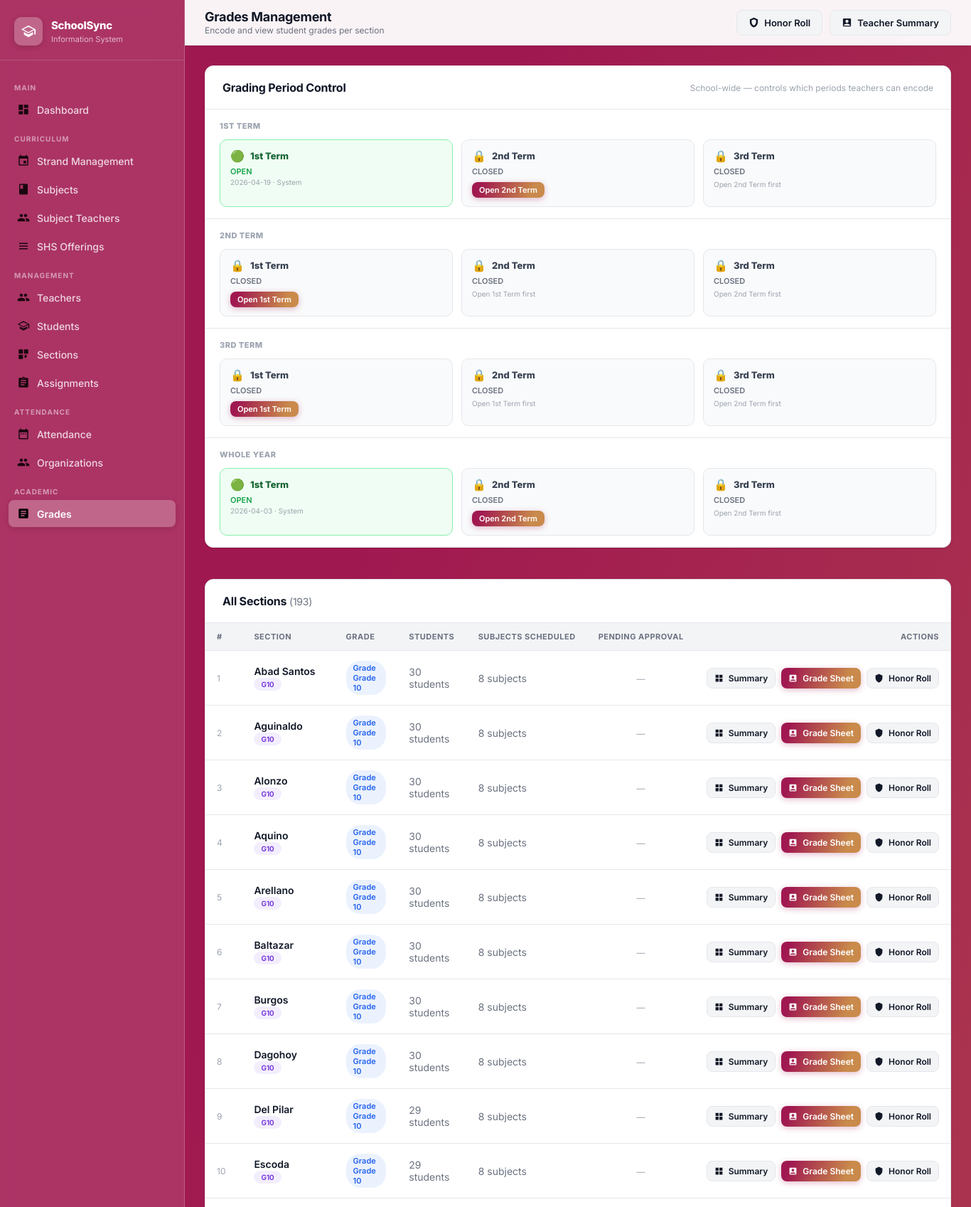
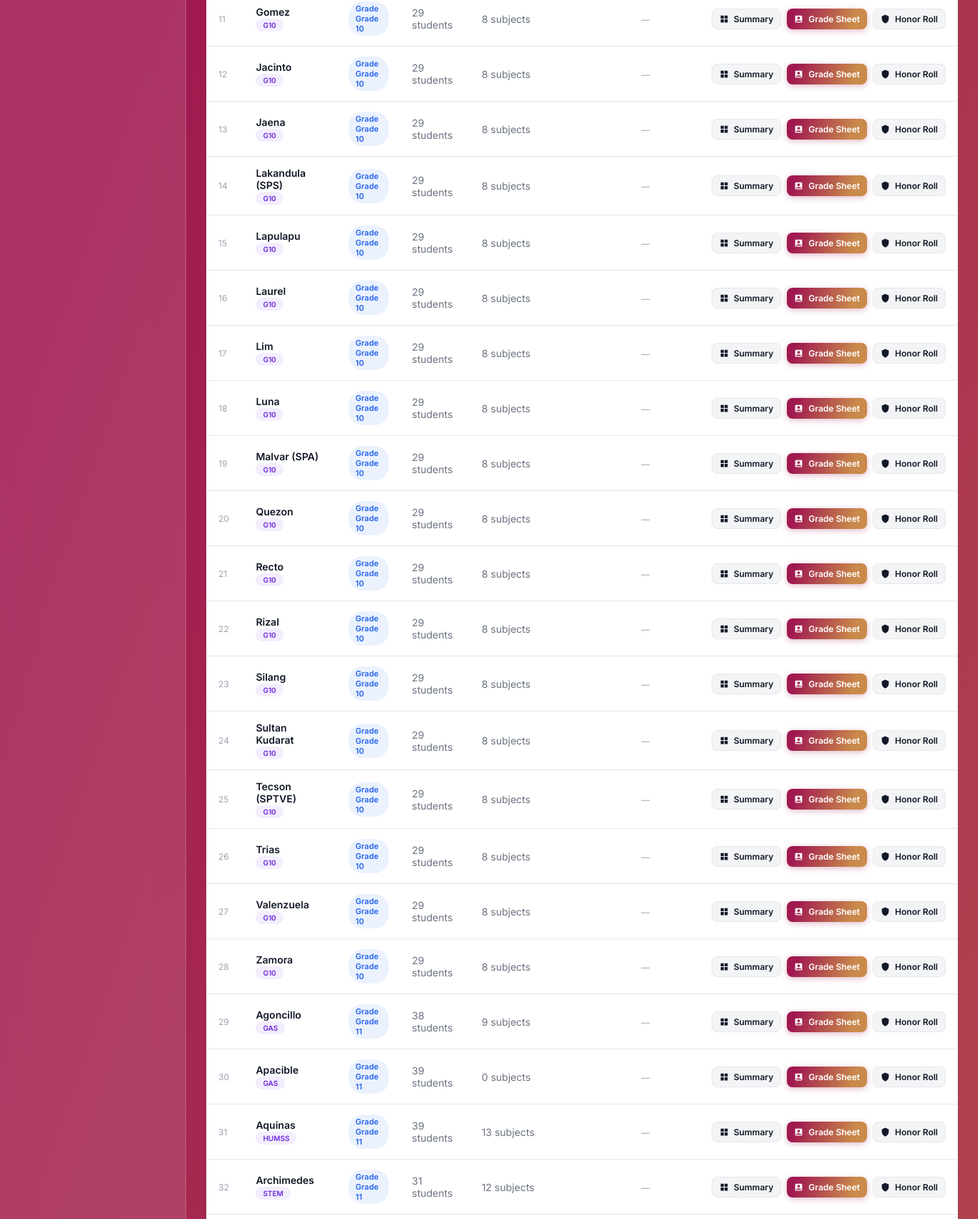
The app's page /grades (signed in, upper part) with its own data (2 pictures, top to bottom).
### tables this page shows
CREATE TABLE "grading_period_settings" (    id         INTEGER PRIMARY KEY AUTOINCREMENT,    period     TEXT NOT NULL,    semester   TEXT NOT NULL DEFAULT '1st Semester',    is_open    INTEGER NOT NULL DEFAULT 0,    opened_at  TEXT,    opened_by  TEXT,    UNIQUE(period, semester));

CREATE TABLE sections (
        id INTEGER PRIMARY KEY AUTOINCREMENT,
        grade_level TEXT NOT NULL, section_name TEXT NOT NULL, adviser_id INTEGER, student_limit INTEGER DEFAULT 40, strand_id INTEGER REFERENCES strands(id) ON DELETE SET NULL,
        FOREIGN KEY (adviser_id) REFERENCES teachers(id) ON DELETE SET NULL);

CREATE TABLE strands (
        id INTEGER PRIMARY KEY AUTOINCREMENT,
        strand_code TEXT UNIQUE NOT NULL, strand_name TEXT NOT NULL, description TEXT);

### app.py (the view)
@app.route('/grades')
@login_required
def grades_home():
    conn = get_db()
    sections_raw = conn.execute("""
        SELECT s.id, s.section_name, s.grade_level,
               st.strand_code,
               (SELECT COUNT(*) FROM students st2 WHERE st2.section_id = s.id) AS student_count,
               (SELECT COUNT(DISTINCT sc.subject_id) FROM schedules sc WHERE sc.section_id = s.id) AS subject_count
        FROM sections s
        LEFT JOIN strands st ON s.strand_id = st.id
        ORDER BY s.grade_level, s.section_name
    """).fetchall()
    pending_rows = conn.execute(
        "SELECT section_id, COUNT(*) AS cnt FROM grade_submissions WHERE status='Submitted' GROUP BY section_id"
    ).fetchall()
    pending_by_sec = {r['section_id']: r['cnt'] for r in pending_rows}
    total_pending = sum(pending_by_sec.values())
    sections = []
    for s in sections_raw:
        d = dict(s)
        d['pending_count'] = pending_by_sec.get(s['id'], 0)
        sections.append(d)
    period_settings_raw = get_period_settings(conn)
    open_periods        = get_open_periods(conn)
    conn.close()
    sem_period_settings = {}
    for (period, sem), ps in period_settings_raw.items():
        sem_period_settings.setdefault(sem, {})[period] = ps
    return render_template('grades_home.html', sections=sections, pending_count=total_pending,
                           sem_period_settings=sem_period_settings,
                           open_periods=open_periods, all_periods=ALL_TERMS)

### app.py (called while the page is built)
def get_db():
    conn = sqlite3.connect(DATABASE)
    conn.row_factory = sqlite3.Row
    conn.execute("PRAGMA foreign_keys = ON")
    return conn

def login_required(f):
    @wraps(f)
    def decorated(*args, **kwargs):
        if 'admin_id' not in session:
            return redirect(url_for('login'))
        return f(*args, **kwargs)
    return decorated

def get_open_periods(conn):
    rows = conn.execute(
        "SELECT period FROM grading_period_settings WHERE is_open=1"
    ).fetchall()
    open_set = {r['period'] for r in rows}
    return [p for p in ALL_TERMS if p in open_set]

def get_period_settings(conn):
    rows = conn.execute("SELECT * FROM grading_period_settings ORDER BY semester, id").fetchall()
    result = {}
    for r in rows:
        key = (r['period'], r['semester'])
        result[key] = dict(r)
    return result

### templates/grades_home.html (shortened to what this page needs)
{% extends "layout.html" %}
{% block page_title %}Grades Management{% endblock %}
{% block page_subtitle %}Encode and view student grades per section{% endblock %}
{% block header_actions %}
  <a href="{{ url_for('honor_roll') }}" class="btn btn-secondary">
    <svg viewBox="0 0 24 24" fill="currentColor" style="width:15px;height:15px;"><path d="M12 1L3 5v6c0 5.55 3.84 10.74 9 12 5.16-1.26 9-6.45 9-12V5l-9-4zm0 4l5 2.18V11c0 3.5-2.33 6.79-5 7.93-2.67-1.14-5-4.43-5-7.93V7.18L12 5z"/></svg>
    Honor Roll
  </a>
  <a href="{{ url_for('grade_teacher_summary') }}" class="btn btn-secondary">
    Teacher Summary
  </a>
{% endblock %}
{% block content %}
<div class="content-card" style="margin-bottom:20px;">
  <div class="card-header">
    <h2>Grading Period Control</h2>
    <span style="font-size:12px;color:var(--text-muted);">School-wide — controls which periods teachers can encode</span>
  </div>
  {% set semesters_list = ['1st Term', '2nd Term', '3rd Term', 'Whole Year'] %}
  {% for sem_name in semesters_list %}
  {% set sem_ps = sem_period_settings.get(sem_name, {}) %}
  <div style="padding:16px 20px;{% if not loop.last %}border-bottom:1px solid var(--border);{% endif %}">
    <div style="font-size:11px;font-weight:800;text-transform:uppercase;letter-spacing:.5px;color:var(--text-muted);margin-bottom:12px;">
      {{ sem_name }}
    </div>
    <div style="display:flex;gap:12px;flex-wrap:wrap;">
      {% for p in all_periods %}
      {% set ps = sem_ps.get(p, {}) %}
      {% set is_open = ps.get('is_open', 0) %}
      {% set pidx = loop.index0 %}
      {% set prev = all_periods[pidx-1] if pidx > 0 else None %}
      {% set prev_ps = sem_ps.get(prev, {}) if prev else {} %}
      {% set prev_open = prev_ps.get('is_open', 0) if prev else 1 %}
      <div style="flex:1;min-width:140px;border:1.5px solid {{ '#86efac' if is_open else '#e5e7eb' }};border-radius:10px;padding:12px 14px;background:{{ '#f0fdf4' if is_open else '#f9fafb' }};">
        <div style="display:flex;align-items:center;gap:8px;margin-bottom:5px;">
          <span style="font-size:16px;">{{ '🟢' if is_open else '🔒' }}</span>
          <span style="font-weight:800;font-size:13px;color:{{ '#166534' if is_open else '#374151' }};">{{ p }}</span>
        </div>
        {% if is_open %}
          <div style="font-size:11px;color:#16a34a;font-weight:600;">OPEN</div>
          {% if ps.get('opened_at') %}
          <div style="font-size:10px;color:var(--text-muted);margin-top:2px;">
            {{ ps.opened_at[:10] }}{% if ps.opened_by %} · {{ ps.opened_by }}{% endif %}
          </div>
          {% endif %}
        {% else %}
          <div style="font-size:11px;color:#6b7280;font-weight:600;">CLOSED</div>
          {% if prev_open %}
          <form method="POST" action="{{ url_for('open_next_period') }}" style="margin-top:8px;">
            <button type="submit" class="btn btn-primary btn-sm"
              onclick="return confirm('Open {{ p }} for {{ sem_name }}?')"
              style="font-size:11px;padding:4px 10px;">
              Open {{ p }}
            </button>
          </form>
          {% else %}
          <div style="font-size:10px;color:#9ca3af;margin-top:5px;">Open {{ prev }} first</div>
          {% endif %}
        {% endif %}
      </div>
      {% endfor %}
    </div>
  </div>
  {% endfor %}
</div>
<div class="content-card">
  <div class="card-header">
    <h2>All Sections <span style="font-weight:400;color:#6b7280;font-size:14px;">({{ sections|length }})</span></h2>
  </div>
  {% if sections %}
  <div class="data-table-wrap">
    <table class="data-table">
      <thead>
        <tr>
          <th>#</th>
          <th>Section</th>
          <th>Grade</th>
          <th>Students</th>
          <th>Subjects Scheduled</th>
          <th style="text-align:center;">Pending Approval</th>
          <th style="text-align:right;">Actions</th>
        </tr>
      </thead>
      <tbody>
        {% for sec in sections %}
        <tr>
          <td style="color:#9ca3af;font-size:12px;">{{ loop.index }}</td>
          <td>
            <div style="font-weight:600;">{{ sec.section_name }}</div>
            {% if sec.strand_code %}<span class="badge badge-strand" style="font-size:10px;">{{ sec.strand_code }}</span>{% endif %}
          </td>
          <td><span class="badge badge-grade">Grade {{ sec.grade_level }}</span></td>
          <td style="color:#6b7280;">{{ sec.student_count }} student{{ 's' if sec.student_count != 1 else '' }}</td>
          <td style="color:#6b7280;">{{ sec.subject_count }} subject{{ 's' if sec.subject_count != 1 else '' }}</td>
          <td style="text-align:center;">
            {% set sp = sec.pending_count %}
            {% if sp > 0 %}
            <span style="display:inline-flex;align-items:center;gap:4px;padding:2px 10px;border-radius:99px;font-size:11px;font-weight:700;background:#dbeafe;color:#1e40af;border:1px solid #bfdbfe;">
              📤 {{ sp }}
            </span>
            {% else %}
            <span style="color:var(--text-muted);font-size:12px;">—</span>
            {% endif %}
          </td>
          <td style="text-align:right;">
            <div style="display:flex;gap:8px;justify-content:flex-end;">
              <a href="{{ url_for('grade_summary', sec_id=sec.id) }}" class="btn btn-secondary btn-sm">
                <svg viewBox="0 0 24 24" fill="currentColor"><path d="M3 3h8v8H3zm10 0h8v8h-8zM3 13h8v8H3zm10 0h8v8h-8z"/></svg>
                Summary
              </a>
              <a href="{{ url_for('grade_sheet', sec_id=sec.id) }}" class="btn btn-primary btn-sm">
                <svg viewBox="0 0 24 24" fill="currentColor"><path d="M19 3H5c-1.1 0-2 .9-2 2v14c0 1.1.9 2 2 2h14c1.1 0 2-.9 2-2V5c0-1.1-.9-2-2-2zm-7 3c1.93 0 3.5 1.57 3.5 3.5S13.93 13 12 13s-3.5-1.57-3.5-3.5S10.07 6 12 6zm7 13H5v-.23c0-.62.28-1.2.76-1.58C7.47 15.82 9.64 15 12 15s4.53.82 6.24 2.19c.48.38.76.97.76 1.58V19z"/></svg>
                Grade Sheet
              </a>
              <a href="{{ url_for('honor_roll', section_id=sec.id) }}" class="btn btn-secondary btn-sm">
                <svg viewBox="0 0 24 24" fill="currentColor"><path d="M12 1L3 5v6c0 5.55 3.84 10.74 9 12 5.16-1.26 9-6.45 9-12V5l-9-4z"/></svg>
                Honor Roll
              </a>
            </div>
          </td>
        </tr>
        {% endfor %}
      </tbody>
    </table>
  </div>
  {% endif %}
</div>
{% endblock %}

### static/css/style.css (style rules this page uses)
:root { --brand-gradient: linear-gradient(109deg, rgba(160,24,80,1) 11.2%, rgba(201,138,75,1) 81.7%); --blue-course: linear-gradient(90deg, rgba(46,129,211,1) 0%, rgba(25,70,171,1) 100%); --teal-course: linear-gradient(90deg, rgba(76,187,149,1) 0%, rgba(38,117,105,1) 100%); --yellow-course: linear-gradient(90deg, rgba(241,218,0,1) 0%, rgba(233,164,0,1) 100%); --pink-course: linear-gradient(90deg, rgba(208,53,141,1) 0%, rgba(131,10,78,1) 100%); --dark-teal-course: linear-gradient(90deg, rgba(107,53,202,1) 0%, rgba(72,23,155,1) 100%); --medium-blue-course: linear-gradient(90deg, rgba(56,61,201,1) 0%, rgba(19,21,128,1) 100%); --mint-green-course: linear-gradient(90deg, rgba(87,209,218,1) 0%, rgba(41,123,146,1) 100%); --green-course: linear-gradient(90deg, rgba(87,219,56,1) 0%, rgba(52,164,50,1) 100%); --orange-course: linear-gradient(90deg, rgba(235,154,48,1) 0%, rgba(218,86,15,1) 100%); --slate-blue-course: linear-gradient(90deg, rgba(50,103,153,1) 0%, rgba(18,57,96,1) 100%); --dark-green-course: linear-gradient(90deg, rgba(49,123,100,1) 0%, rgba(22,71,79,1) 100%); --orange-red-course: linear-gradient(90deg, #f26a21 0%, #c0392b 100%); --sidebar-width: 260px; --header-height: 64px; --radius-sm: 8px; --radius-md: 12px; --radius-lg: 16px; --shadow-sm: 0 1px 3px rgba(0,0,0,.08), 0 1px 2px rgba(0,0,0,.04); --shadow-md: 0 4px 12px rgba(0,0,0,.10), 0 2px 4px rgba(0,0,0,.06); --shadow-lg: 0 10px 30px rgba(0,0,0,.14), 0 4px 8px rgba(0,0,0,.08); --text-primary: #111827; --text-secondary: #6b7280; --text-muted: #9ca3af; --border: #e5e7eb; --bg-page: #f3f4f6; --bg-white: #ffffff; --danger: #ef4444; --success: #22c55e; }
*,*::before,*::after { box-sizing:border-box;margin:0;padding:0 }
html { scroll-behavior:smooth }
body { font-family:'Inter',sans-serif;font-size:14px;color:var(--text-primary);background:var(--brand-gradient);min-height:100vh;-webkit-font-smoothing:antialiased }
a { text-decoration:none;color:inherit }
.header-actions .btn { white-space:nowrap }
.content-card { background:var(--bg-white);border-radius:var(--radius-md);box-shadow:var(--shadow-sm);border:1px solid var(--border);overflow:hidden }
.card-header { padding:20px 24px;border-bottom:1px solid var(--border);display:flex;align-items:center;justify-content:space-between;flex-wrap:wrap;gap:12px }
.card-header h2 { font-size:16px;font-weight:700;color:var(--text-primary);letter-spacing:-.2px }
.btn { display:inline-flex;align-items:center;gap:7px;padding:9px 16px;border-radius:var(--radius-sm);font-family:'Inter',sans-serif;font-size:13px;font-weight:600;cursor:pointer;border:none;transition:opacity .2s,transform .15s,box-shadow .2s;white-space:nowrap }
.btn svg { width:15px;height:15px }
.btn-primary { background:var(--brand-gradient);color:white;box-shadow:0 2px 8px rgba(160,24,80,.3) }
.btn-secondary { background:var(--bg-page);color:var(--text-primary);border:1px solid var(--border) }
.btn-sm { padding:6px 10px;font-size:12px }
.btn-sm svg { width:13px;height:13px }
.data-table-wrap { overflow-x:auto }
.data-table { width:100%;border-collapse:collapse }
.data-table th { padding:12px 16px;text-align:left;font-size:11px;font-weight:700;color:var(--text-secondary);text-transform:uppercase;letter-spacing:.5px;background:var(--bg-page);border-bottom:1px solid var(--border);white-space:nowrap }
.data-table td { padding:14px 16px;font-size:14px;border-bottom:1px solid var(--border);color:var(--text-primary);vertical-align:middle }
.badge { display:inline-flex;align-items:center;padding:3px 10px;border-radius:20px;font-size:11px;font-weight:600 }
.badge-grade { background:rgba(59,130,246,.1);color:#2563eb }
.badge-strand { background:rgba(139,92,246,.1);color:#6d28d9 }

### records on screen
grading_period_settings: opened_at "2026-04-19", opened_by "System"
grading_period_settings: opened_at "2026-04-03", opened_by "System"
sections: section_name "Abad Santos", strand_code "G10", grade_level "Grade 10", student_count "30", student_count "s", subject_count "8", subject_count "s"
sections: section_name "Aguinaldo", strand_code "G10", grade_level "Grade 10", student_count "30", student_count "s", subject_count "8", subject_count "s"
sections: section_name "Alonzo", strand_code "G10", grade_level "Grade 10", student_count "30", student_count "s", subject_count "8", subject_count "s"
sections: section_name "Aquino", strand_code "G10", grade_level "Grade 10", student_count "30", student_count "s", subject_count "8", subject_count "s"
sections: section_name "Arellano", strand_code "G10", grade_level "Grade 10", student_count "30", student_count "s", subject_count "8", subject_count "s"
sections: section_name "Baltazar", strand_code "G10", grade_level "Grade 10", student_count "30", student_count "s", subject_count "8", subject_count "s"
sections: section_name "Burgos", strand_code "G10", grade_level "Grade 10", student_count "30", student_count "s", subject_count "8", subject_count "s"
sections: section_name "Dagohoy", strand_code "G10", grade_level "Grade 10", student_count "30", student_count "s", subject_count "8", subject_count "s"
sections: section_name "Del Pilar", strand_code "G10", grade_level "Grade 10", student_count "29", student_count "s", subject_count "8", subject_count "s"
sections: section_name "Escoda", strand_code "G10", grade_level "Grade 10", student_count "29", student_count "s", subject_count "8", subject_count "s"
sections: section_name "Gomez", strand_code "G10", grade_level "Grade 10", student_count "29", student_count "s", subject_count "8", subject_count "s"
sections: section_name "Jacinto", strand_code "G10", grade_level "Grade 10", student_count "29", student_count "s", subject_count "8", subject_count "s"
sections: section_name "Jaena", strand_code "G10", grade_level "Grade 10", student_count "29", student_count "s", subject_count "8", subject_count "s"
sections: section_name "Lakandula (SPS)", strand_code "G10", grade_level "Grade 10", student_count "29", student_count "s", subject_count "8", subject_count "s"
sections: section_name "Lapulapu", strand_code "G10", grade_level "Grade 10", student_count "29", student_count "s", subject_count "8", subject_count "s"
sections: section_name "Laurel", strand_code "G10", grade_level "Grade 10", student_count "29", student_count "s", subject_count "8", subject_count "s"
sections: section_name "Lim", strand_code "G10", grade_level "Grade 10", student_count "29", student_count "s", subject_count "8", subject_count "s"
sections: section_name "Luna", strand_code "G10", grade_level "Grade 10", student_count "29", student_count "s", subject_count "8", subject_count "s"
sections: section_name "Malvar (SPA)", strand_code "G10", grade_level "Grade 10", student_count "29", student_count "s", subject_count "8", subject_count "s"
sections: section_name "Quezon", strand_code "G10", grade_level "Grade 10", student_count "29", student_count "s", subject_count "8", subject_count "s"
sections: section_name "Recto", strand_code "G10", grade_level "Grade 10", student_count "29", student_count "s", subject_count "8", subject_count "s"
sections: section_name "Rizal", strand_code "G10", grade_level "Grade 10", student_count "29", student_count "s", subject_count "8", subject_count "s"
sections: section_name "Silang", strand_code "G10", grade_level "Grade 10", student_count "29", student_count "s", subject_count "8", subject_count "s"
sections: section_name "Sultan Kudarat", strand_code "G10", grade_level "Grade 10", student_count "29", student_count "s", subject_count "8", subject_count "s"
sections: section_name "Tecson (SPTVE)", strand_code "G10", grade_level "Grade 10", student_count "29", student_count "s", subject_count "8", subject_count "s"
sections: section_name "Trias", strand_code "G10", grade_level "Grade 10", student_count "29", student_count "s", subject_count "8", subject_count "s"
sections: section_name "Valenzuela", strand_code "G10", grade_level "Grade 10", student_count "29", student_count "s", subject_count "8", subject_count "s"
sections: section_name "Zamora", strand_code "G10", grade_level "Grade 10", student_count "29", student_count "s", subject_count "8", subject_count "s"
sections: section_name "Agoncillo", strand_code "GAS", grade_level "Grade 11", student_count "38", student_count "s", subject_count "9", subject_count "s"
sections: section_name "Apacible", strand_code "GAS", grade_level "Grade 11", student_count "39", student_count "s", subject_count "0", subject_count "s"
sections: section_name "Aquinas", strand_code "HUMSS", grade_level "Grade 11", student_count "39", student_count "s", subject_count "13", subject_count "s"
sections: section_name "Archimedes", strand_code "STEM", grade_level "Grade 11", student_count "31", student_count "s", subject_count "12", subject_count "s"

### other values on screen
{{ sem_name }} "1ST TERM" "2ND TERM" "3RD TERM" "WHOLE YEAR"
{{ '🟢' if is_open else '🔒' }} "🟢" "🔒" "🔒" "🔒" "🔒" "🔒" "🔒" "🔒" "🔒" "🟢" "🔒" "🔒"
{{ p }} "1st Term" "2nd Term" "3rd Term" "1st Term" "2nd Term" "3rd Term" "1st Term" "2nd Term" "3rd Term" "1st Term" "2nd Term" "3rd Term"
{{ p }} "2nd Term" "1st Term" "1st Term" "2nd Term"
{{ prev }} "2nd Term" "1st Term" "2nd Term" "1st Term" "2nd Term" "2nd Term"
{{ sections|length }} "193"
